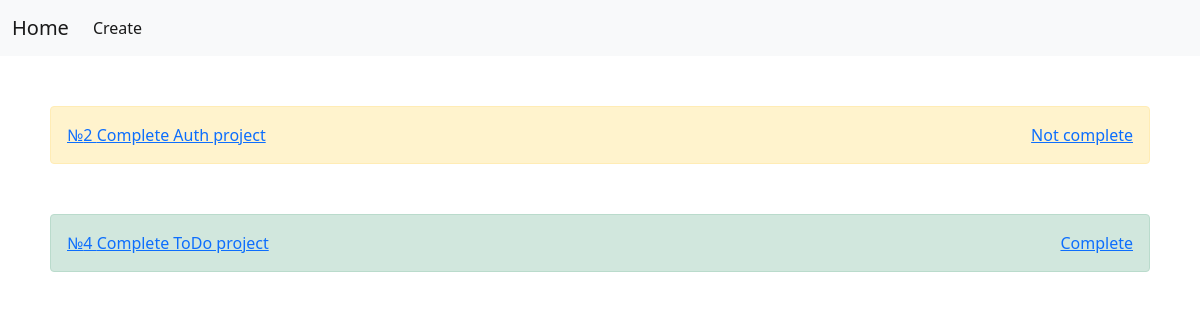
The app's page /, older data.
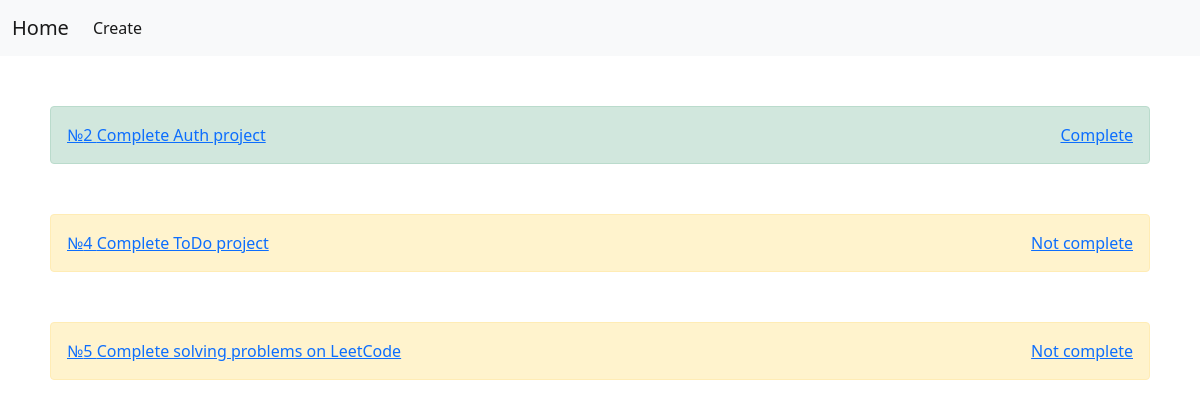
The same page, newer data.
### main/models.py (models this page shows, shortened)
class Task(models.Model):
    title = models.CharField(max_length=50)
    is_complete = models.BooleanField("Complete", default=False)
    description = models.TextField(null=True, blank=True)

### main/views.py (the view)
# urls.py: path('', task_list, name='home'),
def task_list(request):
    tasks = Task.objects.all()
    context = {
        'tasks': tasks
    }
    return render(request, "task_list.html", context)

### main/templates/task_list.html (shortened to what this page needs)
{% extends 'base.html' %}
{% block content %}
    {% for task in tasks %}
        {% if task.is_complete %}
            <div class="alert alert-success" style="margin: 50px">
                <a href="{% url 'task_detail' task_id=task.id %}">№{{ task.id }} {{ task.title }}</a>
                <a style="float: right;" href="{% url 'task_status_update' task_id=task.id %}">Complete</a>
            </div>
        {% else %}
            <div class="alert alert-warning" style="margin: 50px">
                <a href="{% url 'task_detail' task_id=task.id %}">№{{ task.id }} {{ task.title }}</a>
                <a style="float: right;" href="{% url 'task_status_update' task_id=task.id %}">Not complete</a>
            </div>
        {% endif %}
    {% endfor %}
{% endblock %}

### templates/base.html (shortened to what this page needs)
<!DOCTYPE html>
<html lang="en">
<head>
    <link href="https://cdn.jsdelivr.net/npm/bootstrap@5.0.2/dist/css/bootstrap.min.css" rel="stylesheet">
</head>
<body>
<nav class="navbar navbar-expand-lg navbar-light bg-light">
  <div class="container-fluid">
    <a class="navbar-brand" href="/">Home</a>
    <div class="collapse navbar-collapse" id="navbarNav">
      <ul class="navbar-nav">
        <li class="nav-item">
          <a class="nav-link active" aria-current="page" href="task_create/">Create</a>
        </li>
      </ul>
    </div>
  </div>
</nav>
    {% block content %}
    {% endblock %}
</body>
</html>

Row changes from the older to the newer data that the page shows:
changed Task "Complete Auth project": is_complete "Not complete" → "Complete"
changed Task "Complete ToDo project": is_complete "Complete" → "Not complete"
added Task: id "5", title "Complete solving problems on LeetCode"
